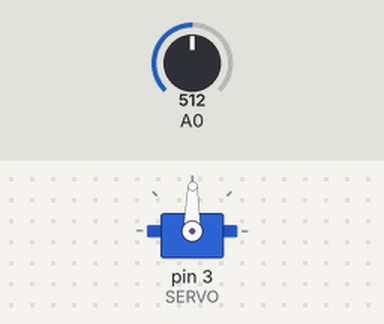
A sketch run on a simulated Arduino Uno, built with avr-gcc and run on an emulated ATmega328P. Shown: servo. The inputs (shaded band) are chosen by the test bench; at power-on: A0 = 512.

Above: at 1.2 s.
1.3 s: A0 set to 716
At 2.2 s:
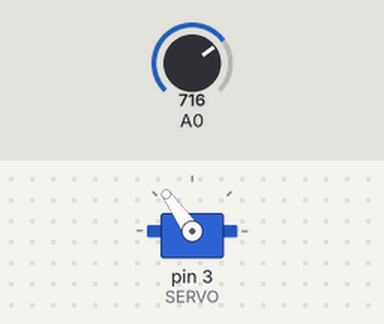
2.8 s: A0 set to 900
At 3.5 s:
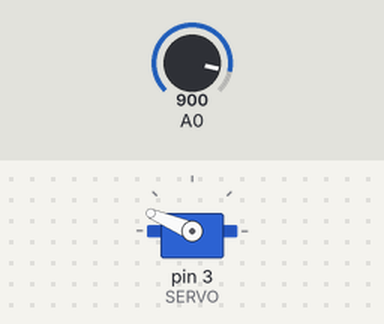
4.3 s: A0 set to 1023
At 4.8 s:
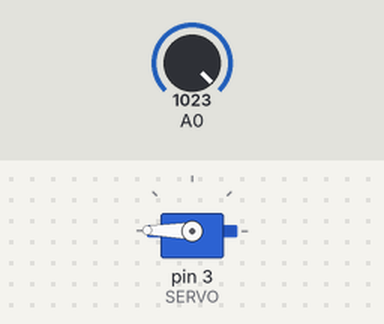
5.8 s: A0 set to 306
At 7.0 s:
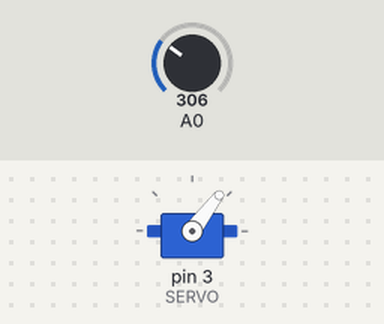
7.3 s: A0 set to 122
At 8.5 s:
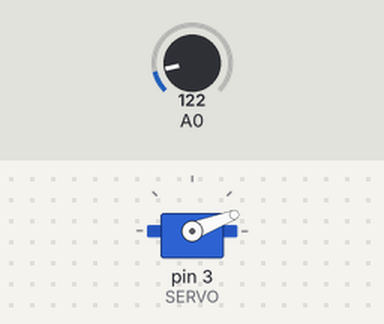
8.8 s: A0 set to 511
At 9.8 s:
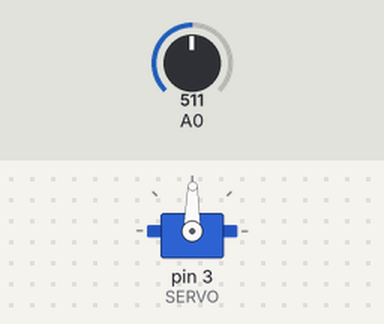
Timing chart, 0 to 11.3 s (numbered marks = the images above; inputs shaded):
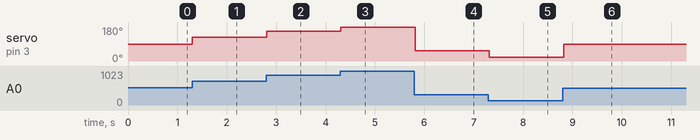

The sketch:

servo_motor_potentiometer1.ino
```cpp
#include <Servo.h>
#define SERVO 3
Servo meuservo;
int Leitura = 0;
void setup()
{
  Serial.begin(9600);
  meuservo.attach(SERVO);
}
void loop()
{
  Leitura = analogRead(A0);
  Leitura = map(Leitura, 0, 1023, 0, 179);
  meuservo.write(Leitura);
  delay(100);
}
```

Measured:
- after the input at 1.3 s, servo on pin 3 (SERVO): 89° → 125° at once
- after the input at 2.8 s, servo on pin 3 (SERVO): 125° → 157° at once
- after the input at 4.3 s, servo on pin 3 (SERVO): 157° → 179° at once
- after the input at 5.8 s, servo on pin 3 (SERVO): 179° → 53° at once
- after the input at 7.3 s, servo on pin 3 (SERVO): 53° → 21° at once
- after the input at 8.8 s, servo on pin 3 (SERVO): 21° → 89° at once
